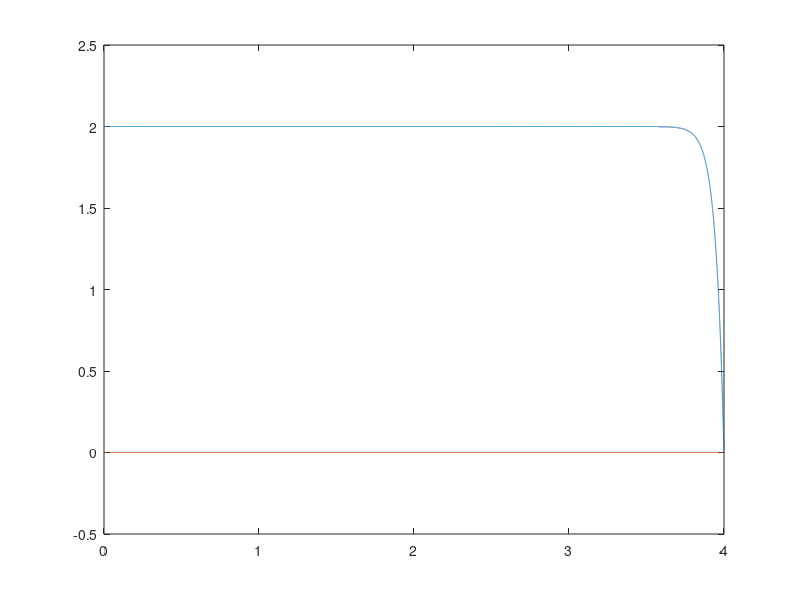

This chart was generated by the following MATLAB code:
% Esame del 11 febbraio 2022
% Simone Canevarolo
% S269893
% 29/06/2024

clear all
close all
clc

diam = 10e-2; % m
raggio = diam/2; % m
lungh = 4; % m
lunghout = 1; % m
ss = 21e-3; % m
Taria = 283; % K
hout = 25; % W/m^2/K
hin = 500; % W/m^2/K

roaria = 1; % kg/m^3
ross = 140; % kg/m^3
kss = 0.3; % W/m/K
cpss = 400; % J/kg/K

dl = 1e-4; %m
ll = (0:dl:lungh)';
Nl = length(ll);

dr = 1e-4; 
rr = (0:dr:raggio)';
Nr = length(rr);

Areabase = pi*raggio^2; % m^2
As = 2*pi*raggio*lungh; % m^2
Vol = Areabase*lungh; % m^3

G0 = 70; % N*m^3/h
% GG è la portata
Tfumi = @(G) -1.5*(G+200)+273;
T0 = Tfumi(70);

dt = 1; % s
uu = G0/Areabase; % m/s

aa = kss*dt/dl^2/ross/cpss;
bb = hin*As*dt/Vol/ross/cpss;
cc = ross*cpss/dt;
dd = uu*dt/dl;
ee = hin*As*dt/Vol/ross/cpss;

subsub = zeros(2*Nl,1);
sub = zeros(2*Nl,1);
main = zeros(2*Nl,1);
sup = zeros(2*Nl,1);
supsup = zeros(2*Nl,1);

subsub(1:2:end) = 0;
subsub(2:2:end) = -dd;

sub(1:2:end) = -aa;
sub(2:2:end) = (1+bb+dd-ee);

main(1:2:end) = (1+2*aa-bb+ee);
main(2:2:end) = 0;

sup(1:2:end) = -aa;
sup(2:2:end) = 0;

supsup(1:2:end) = 0;
supsup(2:2:end) = 0;

Band = [subsub, sub, main, sup, supsup];

AA = spdiags(Band,-2:2, 2*Nl, 2*Nl);

bb = ones(2*Nl,1);

% Neumann adiabatico

AA(1,:) = 0;
AA(1,1) = 1;
AA(1,3) = -1;
bb(1) = 0;

% Dirichlet

AA(2,:) = 0;
AA(2,2) = 1;
bb(2) = T0; 

% Neumann adiabatico

AA(end-1,:) = 0;
AA(end-1,end-1) = 1;
AA(end-1,end-3) = -1;
bb(end-1) = 0;

% ???

AA(end,:) = 0;
AA(end,end) = uu/dl;
AA(end,end-2) = -uu/dl;
bb(end) = 0;


TT = AA\bb;

figure(1)
plot(ll,TT(1:2:end))
hold on
plot(ll,TT(2:2:end))

% RIVEDERE ERRORE DI MATRICE SINGOLARE
